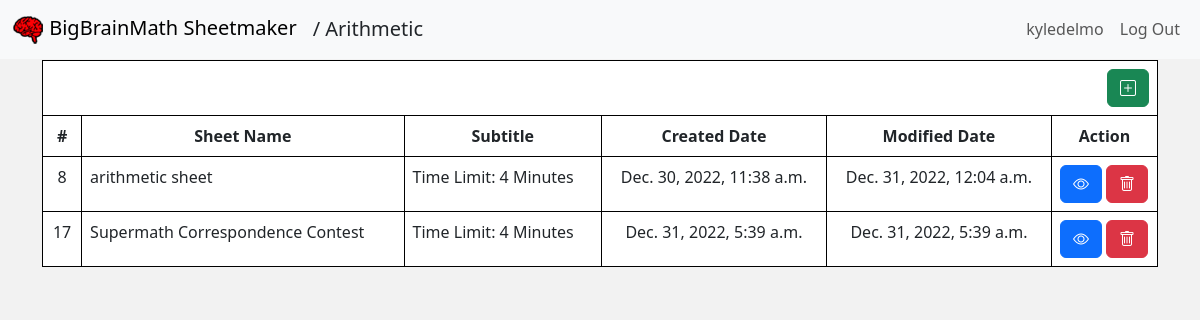
/arithmetic (signed in), run on the app's committed database.
### sheetmaker/models.py (models this page shows)
class User(AbstractUser):
    pass

class Sheet(models.Model):
    user_id = models.PositiveIntegerField()
    sheet_name = models.CharField(max_length=50, default="Supermath Correspondence Contest")
    sheet_subname = models.CharField(max_length=50, default="Time Limit: 4 Minutes")
    problem_data = models.JSONField()
    sheet_type = models.CharField(max_length=20)
    created = models.DateTimeField(default=datetime.utcnow())
    modified = models.DateTimeField(default=datetime.utcnow())

### sheetmaker/views.py (the view)
# urls.py: path('arithmetic', views.arithmetic, name='arithmetic'),
@login_required(login_url="/login")
def arithmetic(request):
    sheets = Sheet.objects.filter(sheet_type="arithmetic", user_id=request.user.id)
    return render(request, "sheetmaker/sheet.html", {
        "sheet_type": "Arithmetic",
        "sheets": sheets
    })

### sheetmaker/templates/sheetmaker/sheet.html (shortened to what this page needs)
{% extends "sheetmaker/layout.html" %}
{% load tz %}
{% load custom_tags %}
{% block subtitle %}
    <span class="sub-title">/&nbsp;{{ sheet_type }}</span>
{% endblock %}
{% block body %}
    <div class="problem-sheet">
        {% if sheet_type == "Multiplication" %}
            <table class="table table-hover">
                <thead>
                    <tr>
                        <th colspan="6" class="create-col">
                            <div>
                                <form action="{% url 'createMultiplication' %}" method="POST">
                                    {% csrf_token %}
                                    <button type="submit" class="btn btn-success">
                                        <i class="bi bi-plus-square"></i>
                                    </button>
                                </form>
                            </div>
                        </th>
                    </tr>
                    <tr>
                        <th scope="col">#</th>
                        <th scope="col">Sheet Name</th>
                        <th scope="col">Subtitle</th>
                        <th scope="col">Created Date</th>
                        <th scope="col">Modified Date</th>
                        <th scope="col" class="action-col">Action</th>
                    </tr>
                </thead>
                <tbody>
                    {% for sheet in sheets %}
                    <tr>
                        <td>{{ sheet.id }}</td>
                        <td class="text-start">{{ sheet.sheet_name }}</td>
                        <td class="text-start">{{ sheet.sheet_subname }}</td>
                        {% localtime on %}
                            <td class="datetime">{{ sheet.created }}</td>
                            <td class="datetime">{{ sheet.modified }}</td>
                        {% endlocaltime %}
                        <td class="action-col">
                            <a href="/multiplication/{{ sheet.id }}/view" class="btn btn-primary">
                                <i class="bi bi-eye"></i>
                            </a>
                            <form action="{% url 'deleteMultiplication' %}" method="POST">
                                {% csrf_token %}
                                <input name="sheet_id" type="hidden" value="{{ sheet.id }}">
                                <button type="submit" class="btn btn-danger">
                                    <i class="bi bi-trash"></i>
                                </button>
                            </form>
                        </td>
                    {% endfor %}
                </tbody>
            </table>
        {% elif sheet_type == "Arithmetic" %}
        <table class="table table-hover">
            <thead>
                <tr>
                    <th colspan="6" class="create-col">
                        <div>
                            <form action="{% url 'createArithmetic' %}" method="POST">
                                <button type="submit" class="btn btn-success">
                                    <i class="bi bi-plus-square"></i>
                                </button>
                            </form>
                        </div>
                    </th>
                </tr>
                <tr>
                    <th scope="col">#</th>
                    <th scope="col">Sheet Name</th>
                    <th scope="col">Subtitle</th>
                    <th scope="col">Created Date</th>
                    <th scope="col">Modified Date</th>
                    <th scope="col" class="action-col">Action</th>
                </tr>
            </thead>
            <tbody>
                {% for sheet in sheets %}
                <tr>
                    <td>{{ sheet.id }}</td>
                    <td class="text-start">{{ sheet.sheet_name }}</td>
                    <td class="text-start">{{ sheet.sheet_subname }}</td>
                    <td>{{ sheet.created|timezone:'America/Los_Angeles' }}</td>
                    <td>{{ sheet.modified|timezone:'America/Los_Angeles' }}</td>
                    <td class="action-col">
                        <a href="/arithmetic/{{ sheet.id }}/view" class="btn btn-primary">
                            <i class="bi bi-eye"></i>
                        </a>
                        <form action="{% url 'deleteArithmetic' %}" method="POST">
                            <button type="submit" class="btn btn-danger">
                                <i class="bi bi-trash"></i>
                            </button>
                        </form>
                    </td>
                    {% endfor %}
            </tbody>
        </table>
        {% endif %}
    </div>
{% endblock %}

### sheetmaker/templates/sheetmaker/layout.html (shortened to what this page needs)
{% load static %}
<!DOCTYPE html>
<html lang="en">
<head>
    <link href="https://cdn.jsdelivr.net/npm/bootstrap@5.3.0-alpha1/dist/css/bootstrap.min.css" rel="stylesheet"
 />
    <link rel="stylesheet" href="https://cdn.jsdelivr.net/npm/bootstrap-icons@1.9.1/font/bootstrap-icons.css" />
    <link rel="stylesheet" href="https://cdnjs.cloudflare.com/ajax/libs/animate.css/4.1.1/animate.min.css" />
    <link href="{% static 'sheetmaker/styles.css' %}" rel="stylesheet" />
</head>
<body>
    <div class="main container">
        <nav class="navbar fixed-top navbar-expand-lg bg-body-tertiary">
            <div class="container-fluid">
                <a class="navbar-brand" href="{% url 'index' %}">
                    <img src="{% static 'sheetmaker/images/supersmallmath32.png' %}">
                    <span>BigBrainMath Sheetmaker</span>
                </a>
                <div>{% block subtitle %}{% endblock %}</div>
                <div class="collapse navbar-collapse justify-content-end" id="navbarNav">
                    <ul class="navbar-nav">
                        {% if not user.is_authenticated %}
                        <li class="nav-item user-label">
                            <a class="nav-link" href="{% url 'login' %}">Log In</a>
                        </li>
                        <li class="nav-item user-label">
                            <a class="nav-link" href="{% url 'register' %}">Register</a>
                        </li>
                        {% else %}
                        <li class="nav-item user-label">
                            <a class="nav-link">{{ user.username }}</a>
                        </li>
                        <li class="nav-item user-label">
                            <a class="nav-link" href="{% url 'logout' %}">Log Out</a>
                        </li>
                        {% endif %}
                    </ul>
                </div>
            </div>
        </nav>
        {% block body %}
        {% endblock %}
    </div>
</body>
</html>

### sheetmaker/static/sheetmaker/styles.css (style rules this page uses)
html, body { margin: 0; min-height: 100%; background-color: #f2f2f2; }
.main { height: 100vh; --webkit-user-select: none; user-select: none; }
.user-label { justify-content: right }
.sub-title { font-size: var(--bs-navbar-brand-font-size); }
.problem-sheet { text-align: center; margin-top: 60px; }
.problem-sheet table.table thead tr th.create-col { text-align: right; }
.problem-sheet table.table thead tr th.action-col, .problem-sheet table.table tbody tr td.action-col { width: 105px; }
.problem-sheet table.table tbody tr td.action-col { display: flex; flex-direction: row; box-shadow: none; border: none; align-items: center; gap: 0.25em; }
table, th, td, tr { border:1px solid black; }

### data on the page
User: username "kyledelmo"
Sheet: id "8", sheet_name "arithmetic sheet", sheet_subname "Time Limit: 4 Minutes", created "Dec. 30, 2022, 11:38 a.m.", modified "Dec. 31, 2022, 12:04 a.m."
Sheet: id "17", sheet_name "Supermath Correspondence Contest", sheet_subname "Time Limit: 4 Minutes", created "Dec. 31, 2022, 5:39 a.m.", modified "Dec. 31, 2022, 5:39 a.m."

### other printed values
{{ sheet_type }} "Arithmetic"
